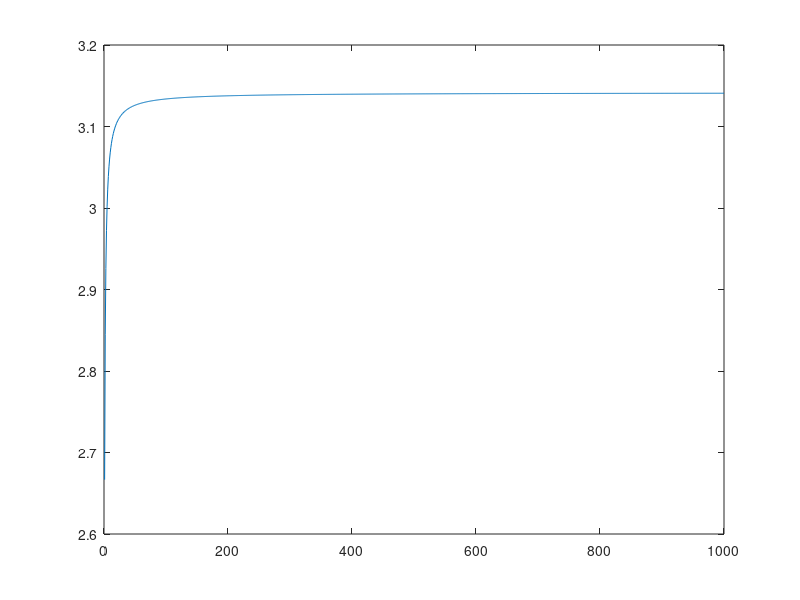

This chart was generated by the following MATLAB code:
n = 1:1000;
terminos = (4*n.^2) ./ (4*n.^2 - 1); %Observa el uso de los operadores elemento a elemento.
productorios = 2*cumprod(terminos);

display('Los resultados de productorios parciales son:')
productorios

plot(productorios)
